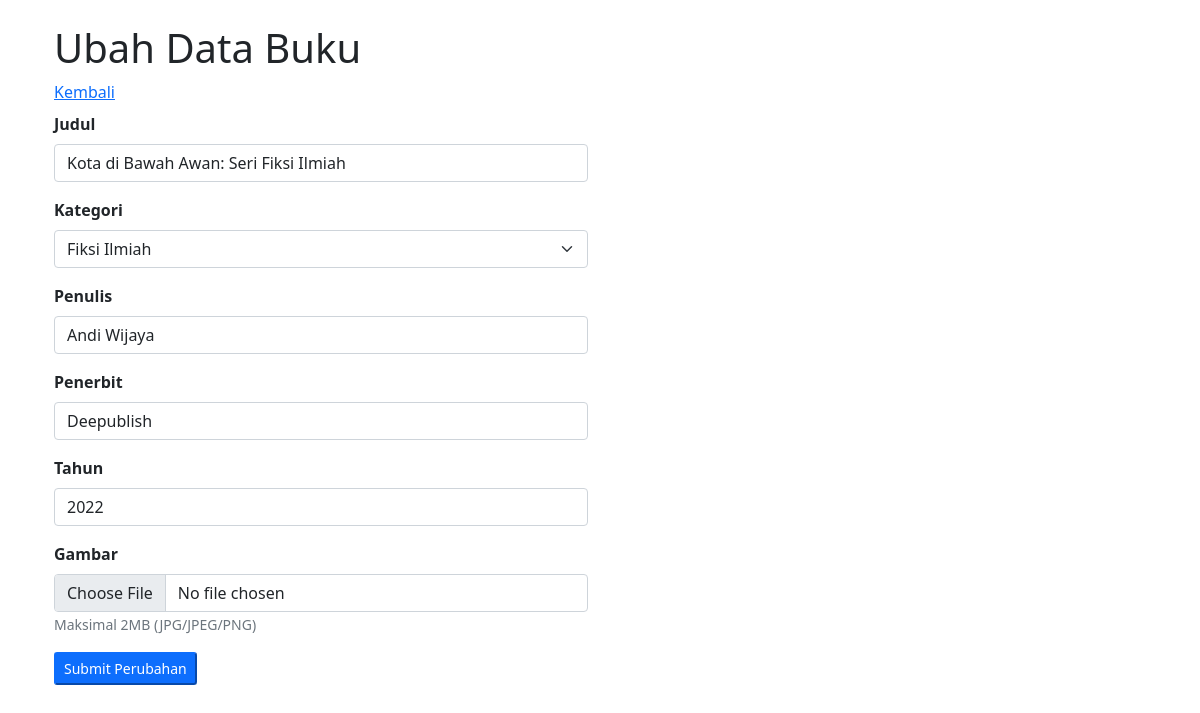
The app's page /ubah_buku.php?id_buku=3 (signed in) with its own data.
### tables this page shows
CREATE TABLE `buku` (
  `id_buku` int(11) NOT NULL,
  `id_kategori` int(11) NOT NULL,
  `penerbit` varchar(100) NOT NULL,
  `tahun` int(11) NOT NULL,
  `tanggal_input` timestamp(6) NOT NULL DEFAULT current_timestamp(6) ON UPDATE current_timestamp(6),
  `penulis` varchar(255) NOT NULL,
  `judul` varchar(255) NOT NULL,
  `gambar` varchar(255) NOT NULL
);

CREATE TABLE `kategori` (
  `id_kategori` int(11) NOT NULL,
  `nama_kategori` varchar(100) NOT NULL,
  `tanggal_input` timestamp(6) NOT NULL DEFAULT current_timestamp(6) ON UPDATE current_timestamp(6)
);

### function.php (called while the page is built, shortened)
<?php
$conn = mysqli_connect("localhost", "root", "", "simbs");
function query($query){
    global $conn;
    $result = mysqli_query($conn, $query);
    $rows = [];
    while( $row = mysqli_fetch_assoc($result) ){
        $rows[] = $row;
    }
    return $rows;
}
?>

### ubah_buku.php (the view, shortened to what this page needs)
<?php
    require("function.php");
    $id_buku = $_GET['id_buku'];
    $buku = query("SELECT * FROM buku WHERE id_buku = $id_buku")[0];
    $kategori = query("SELECT * FROM kategori ORDER BY nama_kategori ASC");
?>
<!DOCTYPE html>
<html lang="en">
<head>
    <link href="https://cdn.jsdelivr.net/npm/bootstrap@5.0.2/dist/css/bootstrap.min.css" rel="stylesheet">
</head>
<body>
    <div class="p-4 container">
        <div class="row">
            <h1 class="mb-2">Ubah Data Buku</h1>
            <a href="index.php" class="mb-2">Kembali</a>
            <div class="col-md-6">
                <form action="" method="POST" enctype="multipart/form-data">
                    <div class="mb-3">
                        <label class="form-label fw-bold">Judul</label>
                        <input type="text" class="form-control" name="judul" id="judul"
                               value="<?= $buku['judul'] ?>" autocomplete="off" required>
                    </div>
                    <div class="mb-3">
                        <label class="form-label fw-bold">Kategori</label>
                        <select class="form-select" name="id_kategori" id="id_kategori" required>
                            <?php foreach($kategori as $kat) : ?>
                                <option value="<?= $kat['id_kategori'] ?>"
                                    <?= ($kat['id_kategori'] == $buku['id_kategori']) ? 'selected' : '' ?>>
                                    <?= $kat['nama_kategori'] ?>
                                </option>
                            <?php endforeach; ?>
                        </select>
                    </div>
                    <div class="mb-3">
                        <label class="form-label fw-bold">Penulis</label>
                        <input type="text" class="form-control" name="penulis" id="penulis"
                               value="<?= $buku['penulis'] ?>" autocomplete="off" required>
                    </div>
                    <div class="mb-3">
                        <label class="form-label fw-bold">Penerbit</label>
                        <input type="text" class="form-control" name="penerbit" id="penerbit"
                               value="<?= $buku['penerbit'] ?>" autocomplete="off" required>
                    </div>
                    <div class="mb-3">
                        <label class="form-label fw-bold">Tahun</label>
                        <input type="number" class="form-control" name="tahun" id="tahun"
                               value="<?= $buku['tahun'] ?>" autocomplete="off" required>
                    </div>
                    <div class="mb-3">
                        <label for="gambar" class="form-label fw-bold">Gambar</label>
                        <input type="file" class="form-control" name="img" id="img">
                        <small class="form-text text-muted">Maksimal 2MB (JPG/JPEG/PNG)</small>
                    </div>
                    <div class="mb-3">
                        <button type="submit" name="tombol_submit" class="btn-sm btn-primary">Submit Perubahan</button>
                    </div>
                </form>
            </div>
        </div>
    </div>
</body>
</html>

### records on screen
buku: judul "Kota di Bawah Awan: Seri Fiksi Ilmiah", id_kategori "Fiksi Ilmiah", penulis "Andi Wijaya", penerbit "Deepublish", tahun "2022"
